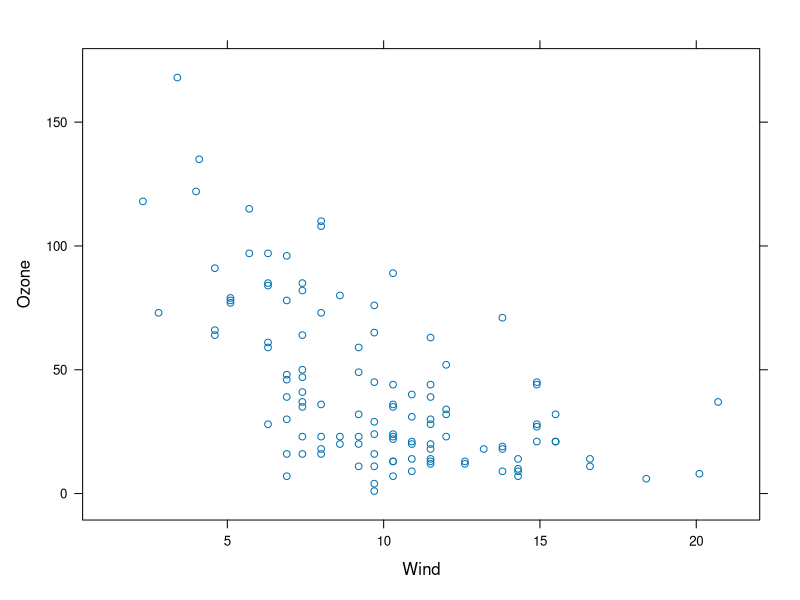
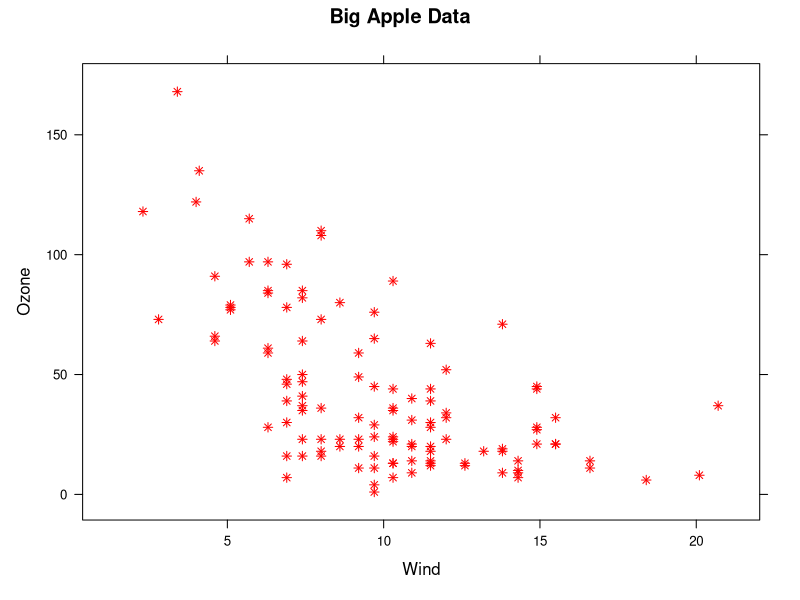
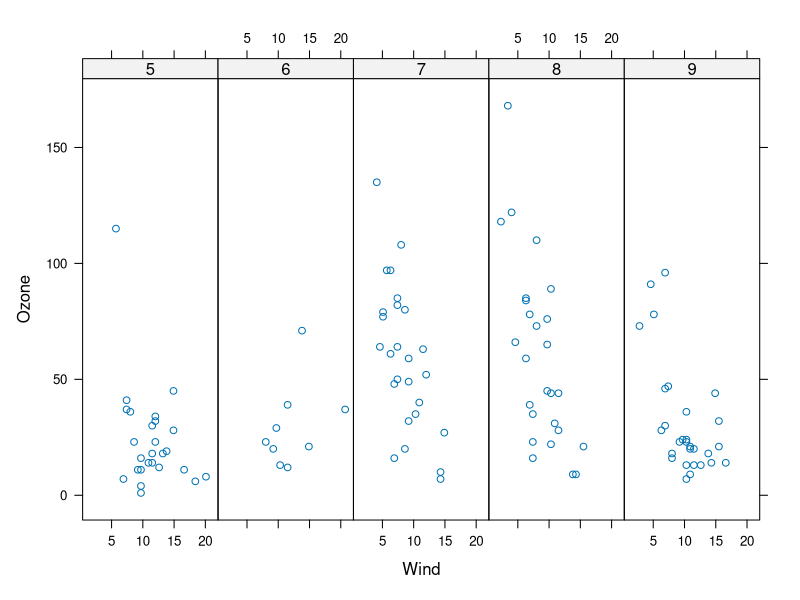

The R script that drew these images, in order: (Note: this script raises an error after producing the figures.)
## ---- chunk 1
library(lattice)
## ---- chunk 2
xyplot(Ozone ~ Wind , data = airquality)

xyplot(Ozone ~ Wind , data = airquality, col = "red", pch = 8, main = "Big Apple Data")

## ---- chunk 3
xyplot(Ozone~Wind | as.factor(Month), data = airquality, layout = c(5, 1))
## ---- chunk 4
p <- xyplot(Ozone~Wind,data=airquality)

names(p)
## ---- chunk 5
p[["formula"]]
## ---- chunk 6
xyplot(y ~ x | f, layout = c(2, 1))
## ---- chunk 7
xyplot(price~carat | color*cut, data = diamonds,
       strip = FALSE, pch = 20, 
       xlab = "myxlab", ylab = "myylab",
       main = "mymain")
